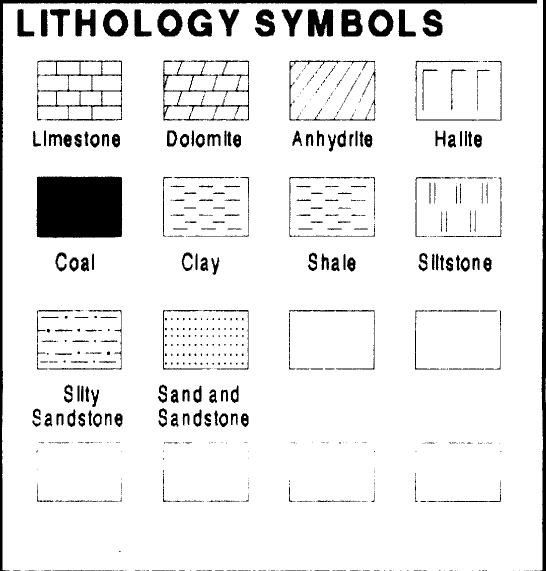
#> input picture extracting_pattern/legend.png, 1092 x 1142 px (shown at 1/2 size)
$ python -i feature_extractor.py   (imports and definitions only)
#> lines starting #> are read from the running program, lines starting #| are printed output that depends on the picture; after the words box and inside, x2 and y2 are one past the last pixel; in counts of white or black regions, pixels touching at a corner belong together
#> further down, picture is the input picture: shape (1142, 1092, 3); 91.5% white; 720 black regions (468 under 20 px), largest, box (x1, y1, x2, y2) and area: (73, 353, 245, 476) 20660, (0, 0, 1075, 1142) 13217, (1080, 0, 1092, 1142) 7682
import cv2
import numpy as np


class FeatureExtractor:

    def extract(self, img):

        gray = cv2.cvtColor(img, cv2.COLOR_BGR2GRAY)

        _, pattern_mask = cv2.threshold(
            gray,
            0,
            255,
            cv2.THRESH_BINARY_INV + cv2.THRESH_OTSU
        )
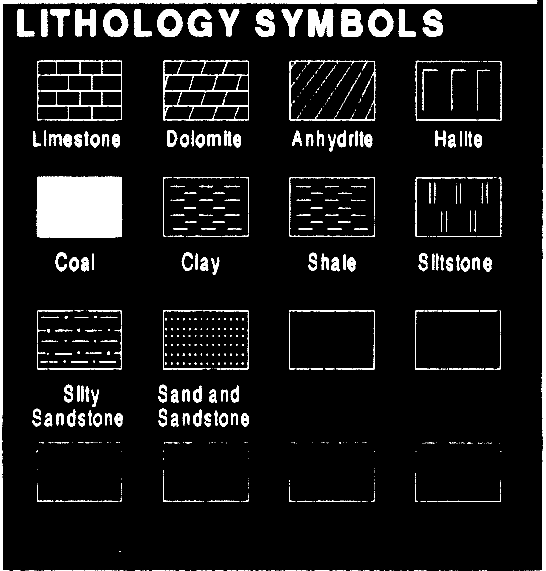
#> pattern_mask: shape (1142, 1092) (shown at 1/2 size); 8.5% white; 720 white regions (468 under 20 px), largest, box (x1, y1, x2, y2) and area: (73, 353, 245, 476) 20660, (0, 0, 1075, 1142) 13217, (1080, 0, 1092, 1142) 7682

        background_pixels = img[pattern_mask == 0]

        median_colour = np.median(
            background_pixels,
            axis=0
        ).astype(np.uint8)
#> median_colour = [255, 255, 255]

        pattern_density = np.mean(pattern_mask > 0)
#> pattern_density = 0.0855

        fft_features = self._extract_fft(
            pattern_mask
        )

        return {
            "median_colour": median_colour,
            "pattern_density": pattern_density,
            "fft_features": fft_features,
            "pattern_mask": pattern_mask
        }

    def _extract_fft(self, pattern_mask):

        spectrum = np.fft.fft2(
            pattern_mask.astype(np.float32)
        )

        spectrum = np.fft.fftshift(
            spectrum
        )

        magnitude = np.log(
            np.abs(spectrum) + 1
        )
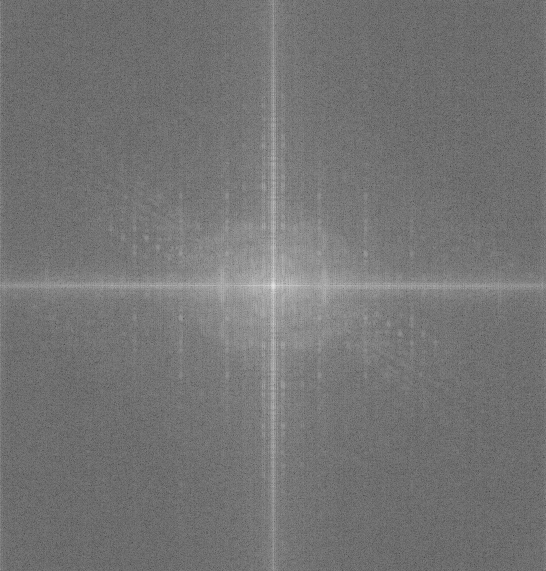
#> magnitude: shape (1142, 1092) float64 (shown at 1/2 size); min 3.73, max 17.12, mean 9.85; drawn with min black and max white

        magnitude = cv2.resize(
            magnitude,
            (16, 16)
        )

        cy = magnitude.shape[0] // 2
#> cy = 8
        cx = magnitude.shape[1] // 2
#> cx = 8

        magnitude[
            cy-1:cy+2,
            cx-1:cx+2
        ] = 0

        magnitude /= (
            magnitude.max() + 1e-6
        )

        return magnitude.flatten()

    def build_vector(self, features):

        return np.concatenate([
            features["median_colour"] / 255.0,
            [features["pattern_density"]],
            features["fft_features"]
        ])

>>> import cv2
>>> picture = cv2.imread('legend.png')
>>> result = FeatureExtractor().extract(picture)
#> in extract, `fft_features = self._extract_fft( pattern_mask )`: fft_features = 256 values, max 1 at index 118, min 0 at index 119, mean 0.775
#> result = 4 items
